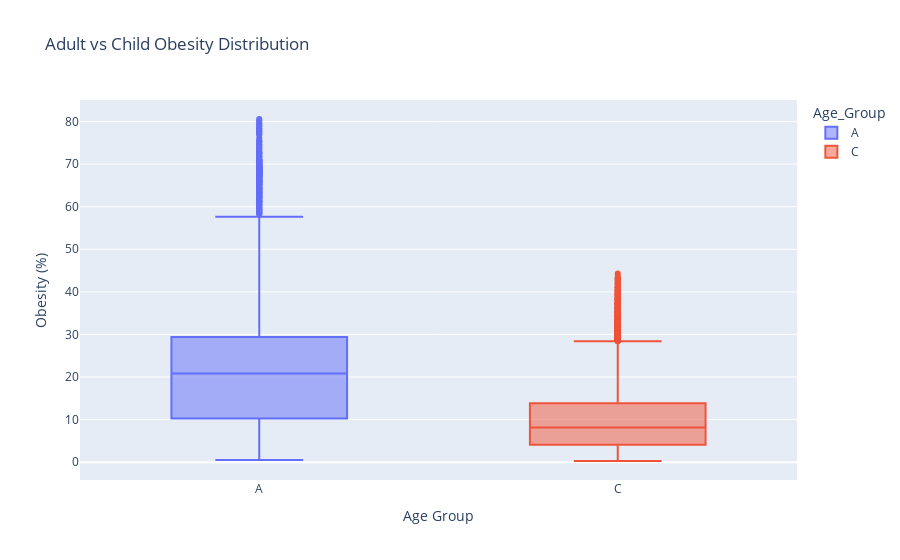

The notebook cell saved with this chart:
### Code cell
fig = px.box(
    df_obesity,
    x="Age_Group",
    y="Mean_Estimate",
    color="Age_Group",
    title="Adult vs Child Obesity Distribution"
)

fig.update_layout(
    xaxis_title="Age Group",
    yaxis_title="Obesity (%)"
)

### Figure 1 — Plotly figure (JSON) as saved in the notebook; plotly's stock layout.template omitted (floating-point values rounded to 4 significant figures; data arrays with more than 128 entries replaced by an {"elided": "..."} marker saying what was removed)
{"data": [{"alignmentgroup": "True", "hovertemplate": "Age_Group=%{x}<br>Mean_Estimate=%{y}<extra></extra>", "legendgroup": "A", "marker": {"color": "#636efa"}, "name": "A", "notched": false, "offsetgroup": "A", "orientation": "v", "showlegend": true, "type": "box", "x": {"elided": "6930 str values"}, "x0": " ", "xaxis": "x", "y": {"elided": "6930 float values"}, "y0": " ", "yaxis": "y"}, {"alignmentgroup": "True", "hovertemplate": "Age_Group=%{x}<br>Mean_Estimate=%{y}<extra></extra>", "legendgroup": "C", "marker": {"color": "#EF553B"}, "name": "C", "notched": false, "offsetgroup": "C", "orientation": "v", "showlegend": true, "type": "box", "x": {"elided": "20790 str values"}, "x0": " ", "xaxis": "x", "y": {"elided": "20790 float values"}, "y0": " ", "yaxis": "y"}], "layout": {"boxmode": "overlay", "legend": {"title": {"text": "Age_Group"}, "tracegroupgap": 0}, "title": {"text": "Adult vs Child Obesity Distribution"}, "xaxis": {"anchor": "y", "categoryarray": ["A", "C"], "categoryorder": "array", "domain": [0, 1], "title": {"text": "Age Group"}}, "yaxis": {"anchor": "x", "domain": [0, 1], "title": {"text": "Obesity (%)"}}}}
